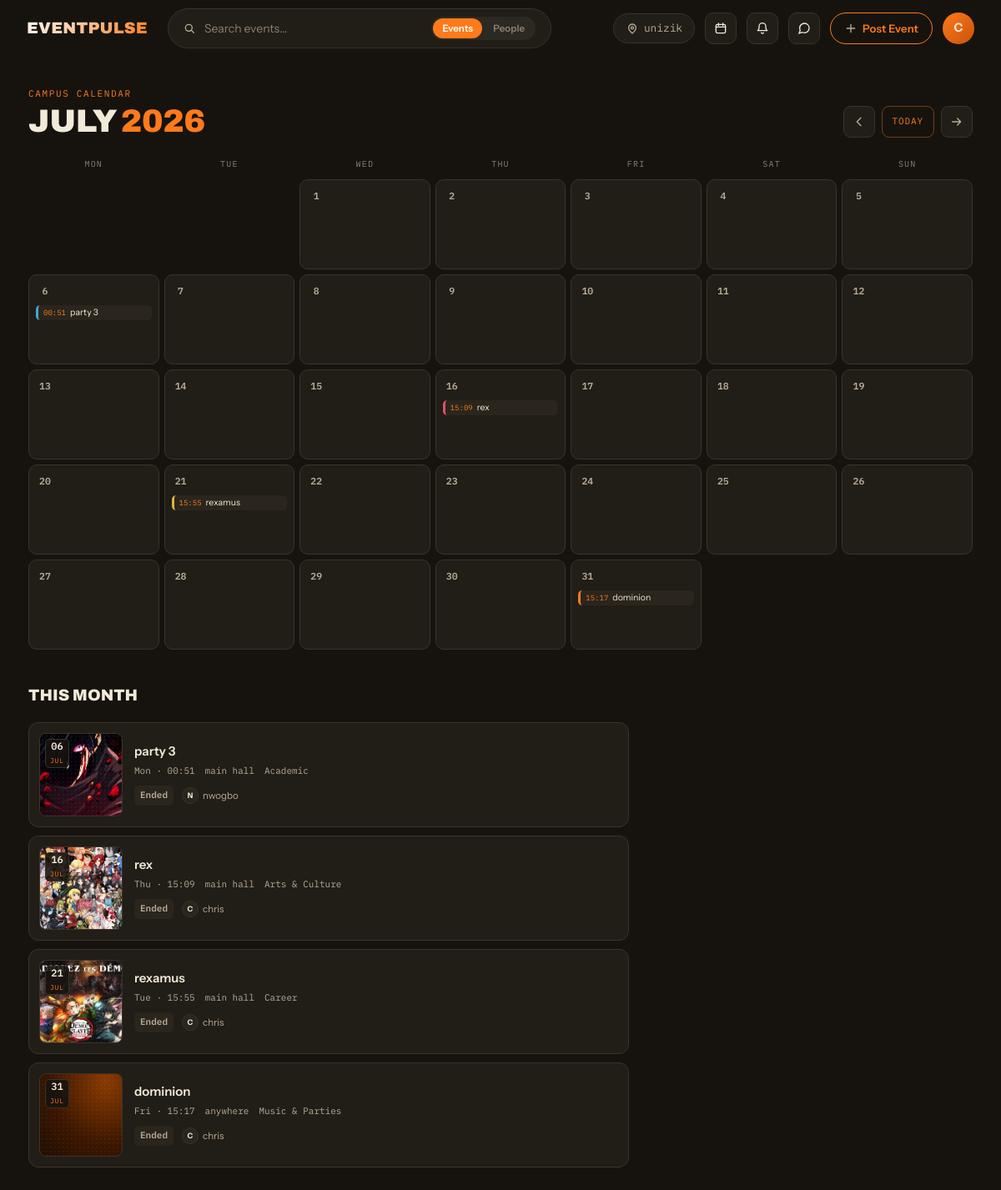
The page /calendar/?year=2026&month=7 (signed in) on the database its author committed.
### accounts/models.py (models this page shows, shortened)
class User(AbstractUser):
    class Role(models.TextChoices):
        STUDENT = 'student', 'Student'
        SOCIETY = 'society', 'Society / Club'
        STAFF   = 'staff',   'Staff'
        ADMIN   = 'admin',   'Admin'
    class Plan(models.TextChoices):
        FREE    = 'free',    'Free'
        PREMIUM = 'premium', 'Premium'
    class YearOfStudy(models.TextChoices):
        YEAR_1 = '1',  'Year 1 — Fresher'
        YEAR_2 = '2',  'Year 2'
        YEAR_3 = '3',  'Year 3'
        YEAR_4 = '4',  'Year 4'
        YEAR_5 = '5',  'Year 5'
        PG     = 'pg', 'Postgraduate'
        PHD    = 'phd','PhD'
    email           = models.EmailField(unique=True)
    profile_picture = models.ImageField(upload_to='profiles/', blank=True, null=True)
    bio             = models.TextField(blank=True)
    phone_number    = models.CharField(max_length=20, blank=True)
    university      = models.CharField(max_length=200, blank=True)
    department      = models.CharField(max_length=200, blank=True)
    student_id      = models.CharField(max_length=50,  blank=True)
    year_of_study   = models.CharField(
        max_length=5,
        choices=YearOfStudy.choices,
        blank=True,
    )
    role = models.CharField(
        max_length=20,
        choices=Role.choices,
        default=Role.STUDENT,
    )
    plan = models.CharField(
        max_length=20,
        choices=Plan.choices,
        default=Plan.FREE,
    )
    plan_expiry = models.DateTimeField(blank=True, null=True)
    updated_at = models.DateTimeField(auto_now=True)
    USERNAME_FIELD  = 'email'
    REQUIRED_FIELDS = ['username']
    class Meta:
        verbose_name        = 'User'
        verbose_name_plural = 'Users'
        ordering            = ['-date_joined']

### events/models.py (models this page shows, shortened)
class Event(models.Model):
    class Status(models.TextChoices):
        DRAFT     = "draft",     "Draft"
        PUBLISHED = "published", "Published"
        CANCELLED = "cancelled", "Cancelled"
        COMPLETED = "completed", "Completed"
    class PriceType(models.TextChoices):
        FREE = "free", "Free"
        PAID = "paid", "Paid"
    title       = models.CharField(max_length=200)
    slug        = models.SlugField(max_length=220, unique=True, blank=True)
    description = models.TextField()
    cover_image = models.ImageField(upload_to="events/covers/", blank=True, null=True)
    organiser = models.ForeignKey(
        settings.AUTH_USER_MODEL,
        on_delete=models.CASCADE,
        related_name="organised_events",
    )
    category = models.ForeignKey(
        Category,
        on_delete=models.SET_NULL,
        null=True,
        blank=True,
        related_name="events",
    )
    location_name    = models.CharField(max_length=200)
    location_address = models.TextField(blank=True)
    location_lat     = models.DecimalField(max_digits=9, decimal_places=6, blank=True, null=True)
    location_lng     = models.DecimalField(max_digits=9, decimal_places=6, blank=True, null=True)
    area             = models.CharField(max_length=100, blank=True, help_text="Neighbourhood or city for filtering")
    start_datetime = models.DateTimeField()
    end_datetime   = models.DateTimeField(blank=True, null=True)
    capacity     = models.PositiveIntegerField(blank=True, null=True, help_text="Leave blank for unlimited")
    price_type   = models.CharField(max_length=10, choices=PriceType.choices, default=PriceType.FREE)
    ticket_price = models.DecimalField(max_digits=10, decimal_places=2, default=0.00)
    is_premium_only = models.BooleanField(default=False, help_text="Only premium users can join")
    is_featured     = models.BooleanField(default=False, help_text="Pin to top of feed")
    status          = models.CharField(max_length=20, choices=Status.choices, default=Status.DRAFT)
    checkin_token = models.UUIDField(
        default=uuid.uuid4,
        editable=False,
        unique=True,
        help_text="Embedded in QR code for check-in",
    )
    qr_code = models.ImageField(
        upload_to="qrcodes/",
        blank=True,
        null=True,
        help_text="Auto-generated on publish",
    )
    created_at = models.DateTimeField(auto_now_add=True)
    updated_at = models.DateTimeField(auto_now=True)
    class Meta:
        verbose_name        = "Event"
        verbose_name_plural = "Events"
        ordering            = ["-is_featured", "-created_at"]
        indexes = [
            models.Index(fields=["status", "start_datetime"]),
            models.Index(fields=["organiser"]),
            models.Index(fields=["category"]),
            models.Index(fields=["area"]),
        ]
    @property
    def is_past(self):
        if self.end_datetime:
            return self.end_datetime < timezone.now()
        return self.start_datetime < timezone.now()

class Category(models.Model):
    name        = models.CharField(max_length=60, unique=True)
    slug        = models.SlugField(max_length=60, unique=True, blank=True)
    icon        = models.CharField(max_length=10, blank=True, help_text="Emoji e.g. 🎵")
    description = models.TextField(blank=True)
    colour      = models.CharField(max_length=7, default="#4B6BF1", help_text="Hex colour for UI badges")
    created_at  = models.DateTimeField(auto_now_add=True)
    class Meta:
        verbose_name        = "Category"
        verbose_name_plural = "Categories"
        ordering            = ["name"]

### events/views.py (the view)
# urls.py: path('calendar/', views.calendar_view, name='calendar'),
@login_required(login_url='accounts:login')
def calendar_view(request):
    today = timezone.localdate()
    try:
        year = int(request.GET.get('year', today.year))
        month = int(request.GET.get('month', today.month))
        date(year, month, 1)  # validates the pair
    except (ValueError, TypeError):
        year, month = today.year, today.month
    if year < today.year - 1 or year > today.year + 2:
        year, month = today.year, today.month
    prev_y, prev_m = (year - 1, 12) if month == 1 else (year, month - 1)
    next_y, next_m = (year + 1, 1) if month == 12 else (year, month + 1)
    events = (
        Event.objects
        .filter(
            status=Event.Status.PUBLISHED,
            start_datetime__year=year,
            start_datetime__month=month,
        )
        .select_related('category', 'organiser')
        .order_by('start_datetime')
    )
    events_by_day = {}
    for e in events:
        d = timezone.localtime(e.start_datetime).day
        events_by_day.setdefault(d, []).append(e)
    cal = pycal.Calendar(firstweekday=0)  # weeks start Monday
    weeks = []
    for week in cal.monthdayscalendar(year, month):
        row = []
        for d in week:
            row.append({
                'day': d,  # 0 = padding cell outside this month
                'events': events_by_day.get(d, []),
                'is_today': (
                    d == today.day and month == today.month and year == today.year
                ),
            })
        weeks.append(row)
    return render(request, 'events/calendar.html', {
        'weeks':        weeks,
        'year':         year,
        'month':        month,
        'month_name':   date(year, month, 1).strftime('%B'),
        'prev_y':       prev_y, 'prev_m': prev_m,
        'next_y':       next_y, 'next_m': next_m,
        'is_current_month': (year == today.year and month == today.month),
        'month_events': events,
    })

### social/context_processors.py (called while the page is built)
def unread_messages(request):
    if not request.user.is_authenticated:
        return {'unread_messages_count': 0}
    count = (
        Message.objects
        .filter(conversation__participants=request.user, is_read=False)
        .exclude(sender=request.user)
        .count()
    )
    return {'unread_messages_count': count}

### templates/events/calendar.html (shortened to what this page needs)
{% extends 'base.html' %}
{% load static %}
{% block content %}
<div class="ep-calpage">
  <div class="ep-cal-head">
    <div>
      <p class="ep-cal-head__label">Campus Calendar</p>
      <h1 class="ep-cal-head__title">{{ month_name }} <span>{{ year }}</span></h1>
    </div>
    <div class="ep-cal-nav">
      <a href="{% url 'events:calendar' %}?year={{ prev_y }}&month={{ prev_m }}" class="ep-cal-nav__btn" aria-label="Previous month">
        <span class="ep-icon ep-icon--back"></span>
      </a>
      {% if not is_current_month %}
      <a href="{% url 'events:calendar' %}" class="ep-cal-nav__today">Today</a>
      {% endif %}
      <a href="{% url 'events:calendar' %}?year={{ next_y }}&month={{ next_m }}" class="ep-cal-nav__btn" aria-label="Next month">
        <span class="ep-icon ep-icon--arrow-right"></span>
      </a>
    </div>
  </div>
  <div class="ep-cal-weekdays">
    <span>Mon</span><span>Tue</span><span>Wed</span><span>Thu</span><span>Fri</span><span>Sat</span><span>Sun</span>
  </div>
  <div class="ep-cal-grid">
    {% for week in weeks %}
      {% for cell in week %}
        {% if cell.day == 0 %}
          <div class="ep-cal-cell ep-cal-cell--pad"></div>
        {% else %}
          <div class="ep-cal-cell {% if cell.is_today %}ep-cal-cell--today{% endif %} {% if cell.events %}ep-cal-cell--busy{% endif %}">
            <span class="ep-cal-cell__num">{{ cell.day }}</span>
            <div class="ep-cal-cell__events">
              {% for e in cell.events|slice:":3" %}
                <a href="{% url 'events:detail' e.slug %}" class="ep-cal-chip ep-cal-chip--{{ e.category.slug|default:'academic' }}" title="{{ e.title }}">
                  <span class="ep-cal-chip__time">{{ e.start_datetime|date:"H:i" }}</span>
                  <span class="ep-cal-chip__title">{{ e.title }}</span>
                </a>
              {% endfor %}
            </div>
          </div>
        {% endif %}
      {% endfor %}
    {% endfor %}
  </div>
  <div class="ep-cal-agenda">
    <h2 class="ep-cal-agenda__title">This month</h2>
    {% if month_events %}
      <div class="ep-socialfeed">
        {% for event in month_events %}
        <article class="ep-card ep-card--social" data-cat="{{ event.category.slug|default:'all' }}"
          onclick="window.location.href='{% url "events:detail" event.slug %}'">
          <div class="ep-feed-item__thumb {% if not event.cover_image %}ep-flyerbg--{{ event.category.slug|default:'academic' }}{% endif %}">
            {% if event.cover_image %}
              <img src="{{ event.cover_image.url }}" alt="{{ event.title }}" loading="lazy">
            {% endif %}
            <div class="ep-feed-item__date">
              <b>{{ event.start_datetime|date:"d" }}</b>
              <span>{{ event.start_datetime|date:"M" }}</span>
            </div>
          </div>
          <div class="ep-feed-item__body">
            <h3 class="ep-feed-item__title">{{ event.title }}</h3>
            <div class="ep-feed-item__meta">
              <span>{{ event.start_datetime|date:"D · H:i" }}</span>
              <span>{{ event.location_name|truncatechars:28 }}</span>
              {% if event.category %}<span>{{ event.category.name }}</span>{% endif %}
            </div>
            <div class="ep-feed-item__foot">
              {% if event.is_past %}
                <span class="ep-feed-item__price ep-feed-item__price--ended">Ended</span>
              {% elif event.is_free %}
                <span class="ep-feed-item__price ep-feed-item__price--free">Free</span>
              {% else %}
                <span class="ep-feed-item__price">₦{{ event.ticket_price }}</span>
              {% endif %}
              <span class="ep-feed-item__organiser">
                <span class="ep-card__organiser-av">{{ event.organiser.username|first|upper }}</span>
                {{ event.organiser.username }}
              </span>
            </div>
          </div>
        </article>
        {% endfor %}
      </div>
    {% endif %}
  </div>
</div>
{% endblock %}

### templates/base.html (shortened to what this page needs)
<!DOCTYPE html>
<html lang="en">
<head>
  {% load static %}
  <link rel="stylesheet" href="{% static 'css/main.css' %}?v=20" />
</head>
<body>
{% block navbar %}
<nav class="ep-nav" id="epNav">
  <div class="ep-nav__inner">
    <a href="{% if user.is_authenticated %}{% url 'events:home' %}{% else %}{% url 'events:landing' %}{% endif %}" class="ep-nav__logo">
      <span>EVENT<b>PULSE</b></span>
    </a>
    <form class="ep-nav__search-form" id="navSearchForm" method="get"
          action="{% url 'events:home' %}"
          data-events-url="{% url 'events:home' %}"
          data-people-url="{% url 'accounts:search_people' %}">
      <div class="ep-nav__search">
        <span class="ep-icon ep-icon--search"></span>
        <input type="text" name="q" id="navSearchInput"
               placeholder="Search events…"
               value="{{ request.GET.q|default:'' }}" autocomplete="off" />
        <div class="ep-search-scope" role="tablist" aria-label="Search scope">
          <button type="button" class="ep-search-scope__btn is-active" data-scope="events">Events</button>
          <button type="button" class="ep-search-scope__btn" data-scope="people">People</button>
        </div>
      </div>
    </form>
    <div class="ep-nav__actions">
      <span class="ep-nav__location">
        <span class="ep-icon ep-icon--pin"></span>
        {% if user.is_authenticated and user.university %}{{ user.university|truncatechars:16 }}{% else %}Campus{% endif %}
      </span>
      {% if user.is_authenticated %}
        <a href="{% url 'events:calendar' %}" class="ep-nav__iconbtn" title="Campus calendar">
          <span class="ep-icon ep-icon--calendar"></span>
        </a>
        <a href="{% url 'social:notifications' %}" class="ep-nav__iconbtn" title="Notifications" id="notifBell">
          <span class="ep-icon ep-icon--bell"></span>
        </a>
        <a href="{% url 'social:inbox' %}" class="ep-nav__iconbtn" title="Messages">
          <span class="ep-icon ep-icon--chat"></span>
        </a>
        <a href="{% url 'events:create' %}" class="ep-btn ep-btn--create ep-btn--sm">
          <span class="ep-icon ep-icon--plus"></span>
          Post Event
        </a>
        <div class="ep-nav__user-menu" id="userMenu">
          <div class="ep-nav__avatar" id="avatarBtn">
            {% if user.profile_picture %}
              <img src="{{ user.profile_picture.url }}" alt="{{ user.username }}">
            {% else %}
              {{ user.username|first|upper }}
            {% endif %}
          </div>
        </div>
      {% else %}
        <a href="{% url 'accounts:login' %}"    class="ep-btn ep-btn--outline ep-btn--sm">Sign In</a>
        <a href="{% url 'accounts:register' %}" class="ep-btn ep-btn--primary ep-btn--sm">Register</a>
      {% endif %}
    </div>
  </div>
</nav>
{% endblock %}
{% block content %}{% endblock %}
{% load static %}
</body>
</html>

### rows shown on the page
User: university "unizik", username|first "C"
Event: start_datetime "00:51", title "party 3", cover_image (picture), start_datetime "06", start_datetime "JUL", start_datetime "Mon · 00:51", location_name "main hall", category.name "Academic", shows "Ended", organiser.username|first "N", organiser.username "nwogbo"
Event: start_datetime "15:09", title "rex", cover_image (picture), start_datetime "16", start_datetime "JUL", start_datetime "Thu · 15:09", location_name "main hall", category.name "Arts & Culture", shows "Ended", organiser.username|first "C", organiser.username "chris"
Event: start_datetime "15:55", title "rexamus", cover_image (picture), start_datetime "21", start_datetime "JUL", start_datetime "Tue · 15:55", location_name "main hall", category.name "Career", shows "Ended", organiser.username|first "C", organiser.username "chris"
Event: start_datetime "15:17", title "dominion", start_datetime "31", start_datetime "JUL", start_datetime "Fri · 15:17", location_name "anywhere", category.name "Music & Parties", shows "Ended", organiser.username|first "C", organiser.username "chris"

### other values the page prints
{{ month_name }} "JULY"
{{ year }} "2026"
{{ cell.day }} "1" "2" "3" "4" "5" "6" "7" "8" "9" "10" "11" "12" "13" "14" "15" "16" "17" "18" "19" "20" "21" "22" "23" "24" "25" "26" "27" "28" "29" "30" "31"
